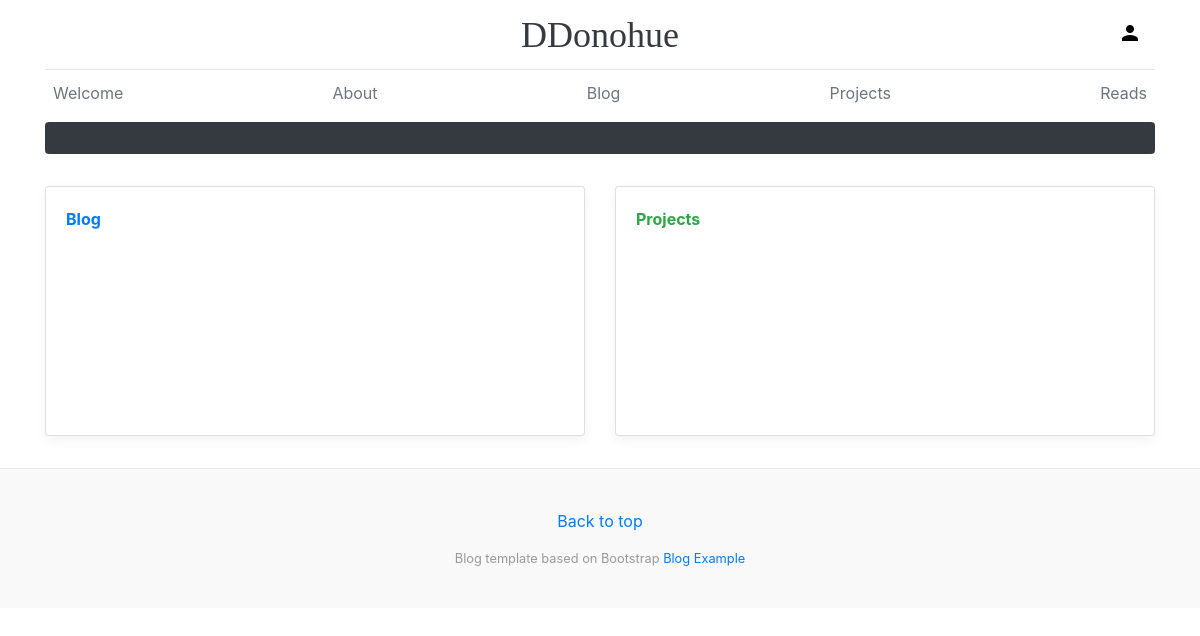
The app's page /, older data.
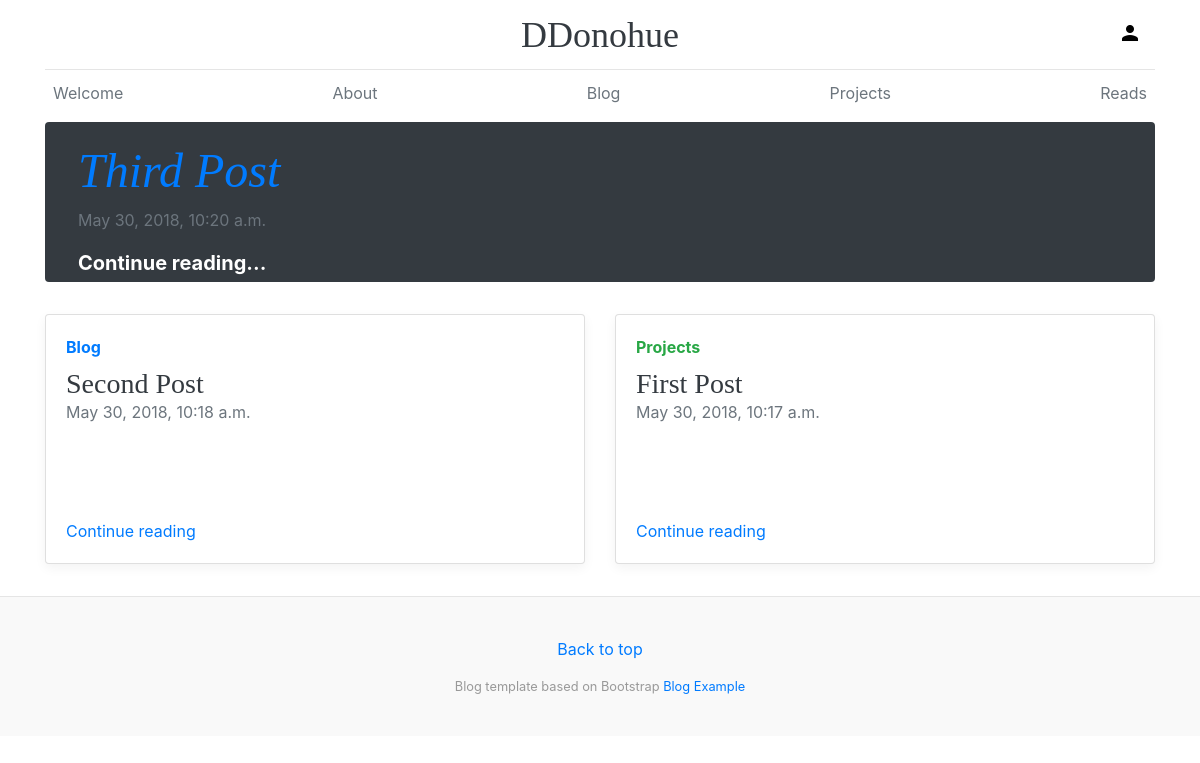
The same page, newer data.
### blog/models.py (models this page shows, shortened)
class Post(models.Model):
    author = models.ForeignKey('auth.User', on_delete=models.CASCADE)
    title = models.CharField(max_length=256)
    text = MarkdownxField()
    thumbnail = CloudinaryField(blank=True, null=True, resource_type='image')
    create_date = models.DateTimeField(default=timezone.now)
    publish_date = models.DateTimeField(blank=True, null=True)

### exhibit/views.py (the view)
# urls.py: path('', views.HomePage.as_view(), name='index'),
class HomePage(TemplateView):
    template_name = 'index.html'
    def get_context_data(self, **kwargs):
        context = super().get_context_data(**kwargs)
        context['latest_posts'] = Post.objects.filter(publish_date__lte=timezone.now()).order_by('-publish_date')[:3]
        return context

### blog/templatetags/custom.py (called while the page is built)
@register.filter
def render_markdown(text):
    return markdownify(text)

### templates/index.html (shortened to what this page needs)
{% extends "base.html" %}
{% load custom %}
{% block content %}
<div class="jumbotron pl-5 pr-1 py-1 text-white rounded bg-dark">
  <div class="row">
    <div class="col-md-8 px-0 pt-3">
      <h1 class="display-4 font-italic">
        <a href="{% url 'blog:post_detail' pk=latest_posts.0.pk %}">
          {{ latest_posts.0.title }}</a></h1>
      <div class="mb-1 text-muted">{{ latest_posts.0.publish_date }}</div>
      {% if latest_posts.0 %}
        <p class="lead align-bottom mb-0 pb-0">
          <a href="{% url 'blog:post_detail' pk=latest_posts.0.pk %}"
            class="text-white font-weight-bold">Continue reading...</a>
        </p>
      {% endif %}
    </div>
    <div class="col-md-4">
    </div>
  </div>
</div>
<div class="row mb-2">
  <div class="col-md-6">
    <div class="card flex-md-row mb-4 box-shadow h-md-250">
      <div class="card-body d-flex flex-column align-items-start">
        <strong class="d-inline-block mb-2 text-primary">Blog</strong>
        {% if latest_posts.1 %}
          <h3 class="mb-0">
            <a href="{% url 'blog:post_detail' pk=latest_posts.1.pk %}" class="text-dark">
              {{ latest_posts.1.title }}</a>
          </h3>
          <div class="mb-1 text-muted">{{ latest_posts.1.publish_date }}</div>
          <a href="{% url 'blog:post_detail' pk=latest_posts.1.pk %}">Continue reading</a>
        {% endif %}
      </div>
    </div>
  </div>
  <div class="col-md-6">
    <div class="card flex-md-row mb-4 box-shadow h-md-250">
      <div class="card-body d-flex flex-column align-items-start">
        <strong class="d-inline-block mb-2 text-success">Projects</strong>
        {% if latest_posts.2 %}
          <h3 class="mb-0">
            <a href="{% url 'blog:post_detail' pk=latest_posts.2.pk %}" class="text-dark">
              {{ latest_posts.2.title }}</a>
          </h3>
          <div class="mb-1 text-muted">{{ latest_posts.2.publish_date }}</div>
          <a href="{% url 'blog:post_detail' pk=latest_posts.2.pk %}">Continue reading</a>
        {% endif %}
      </div>
    </div>
  </div>
</div>
</div>
{% endblock %}

### templates/base.html (shortened to what this page needs)
<!doctype html>
{% load staticfiles %}
<html lang="en">
  <head>
    <link href="{%static 'css/bootstrap.min.css'%}" rel="stylesheet">
    <link rel="stylesheet" href="{% static 'blog/css/blog.css' %}">
  </head>
  <body>
    <div class="container">
      <header class="blog-header py-3">
        <div class="row flex-nowrap justify-content-between align-items-center">
          <div class="col-4 pt-1">
          </div>
          <div class="col-4 text-center">
            <a class="blog-header-logo text-dark" href="{% url 'index' %}">DDonohue</a>
          </div>
          <div class="col-4 d-flex justify-content-end align-items-center">
            <button class="navbar-toggler" type="button" data-toggle="collapse" data-target="#navbarHeader" aria-controls="navbarHeader" aria-expanded="false" aria-label="Toggle navigation">
              <span><i class="material-icons">person</i></span>
            </button>
          </div>
        </div>
      </header>
    </div>
    <div class="container">
      <div class="nav-scroller py-1 mb-2">
        <nav class="nav d-flex justify-content-between">
          <a class="p-2 text-muted" href="{% url 'index' %}">Welcome</a>
          <a class="p-2 text-muted" href="{% url 'about' %}">About</a>
          <a class="p-2 text-muted" href="{% url 'blog:post_list' %}">Blog</a>
          <a class="p-2 text-muted" href="{% url 'project:project_list' %}">Projects</a>
          <a class="p-2 text-muted disabled" href="#">Reads</a>
        </nav>
      </div>
      {%block content%}
      {%endblock%}
    <footer class="blog-footer">
      <p><a href="#">Back to top</a></p>
      <p class="small">Blog template based on Bootstrap <a href="https://getbootstrap.com/docs/4.1/examples/">Blog Example</a>
    </footer>
  </body>
</html>

### static/blog/css/blog.css (style rules this page uses)
.blog-header { line-height: 1; border-bottom: 1px solid #e5e5e5; }
.blog-header-logo { font-family: "Playfair Display", Georgia, "Times New Roman", serif; font-size: 2.25rem; }
h1, h2, h3, h4, h5, h6 { font-family: "Playfair Display", Georgia, "Times New Roman", serif; }
.display-4 { font-size: 2.5rem; }
@media (min-width: 768px) { .display-4 { font-size: 3rem; } }
.nav-scroller { position: relative; z-index: 2; height: 2.75rem; overflow-y: hidden; }
.nav-scroller .nav { display: -ms-flexbox; display: flex; -ms-flex-wrap: nowrap; flex-wrap: nowrap; padding-bottom: 1rem; margin-top: -1px; overflow-x: auto; text-align: center; white-space: nowrap; -webkit-overflow-scrolling: touch; }
@media (min-width: 768px) { .h-md-250 { height: 250px; } }
.box-shadow { box-shadow: 0 .25rem .75rem rgba(0, 0, 0, .05); }
.blog-footer { padding: 2.5rem 0; color: #999; text-align: center; background-color: #f9f9f9; border-top: .05rem solid #e5e5e5; }
.blog-footer p:last-child { margin-bottom: 0; }

Row changes from the older to the newer data that the page shows:
added Post: title "Third Post", publish_date "May 30, 2018, 10:20 a.m."
added Post: title "Second Post", publish_date "May 30, 2018, 10:18 a.m."
added Post: title "First Post", publish_date "May 30, 2018, 10:17 a.m."
Text that changed along with them:
text now shown: "Continue reading... Continue reading Continue reading"
